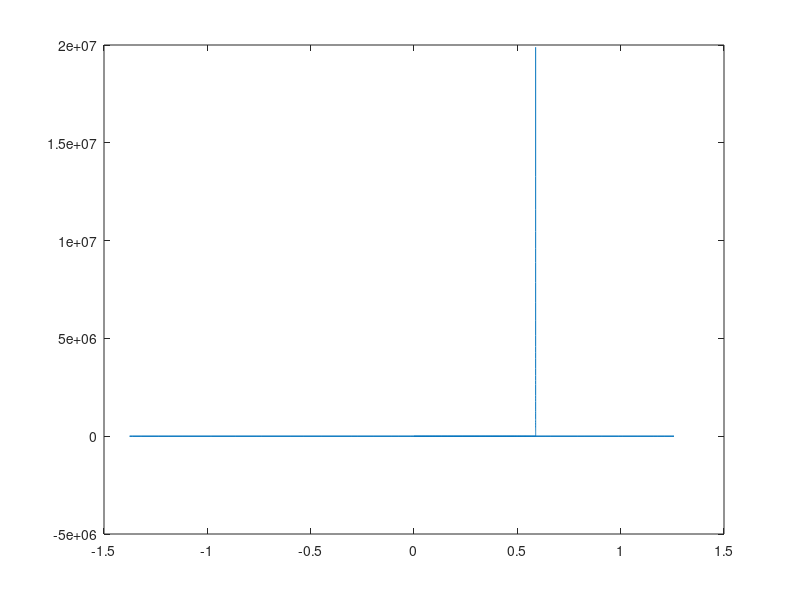
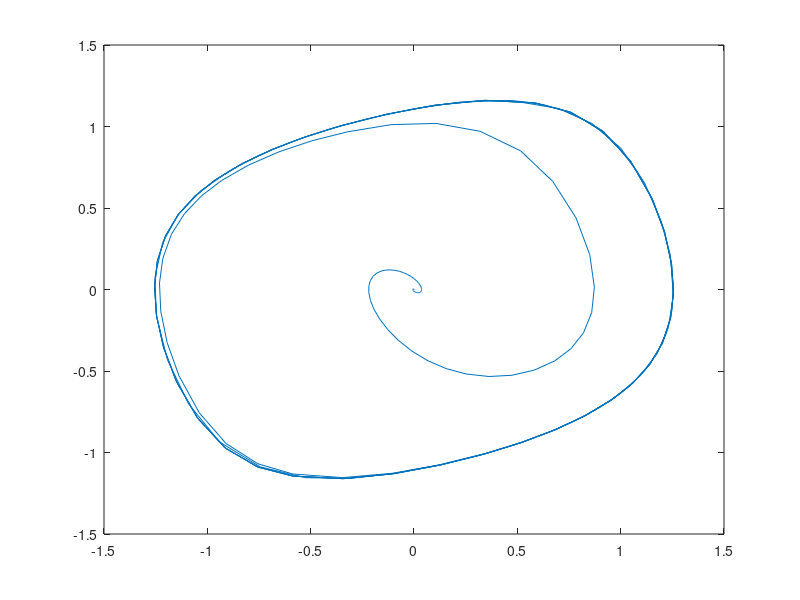

Source code (MATLAB) for these figures, in order:
infinity = 100000;
eps = 1e-3;
l = 1;
r = 1.2;
tt = 1;
cnt = 0;
tspan = [0 tt];
y0 = [0 1.10859128];
fun = @(t, X)([X(2); -X(1)-X(2)+X(2)^3]);
[t, Y] = ode45(fun, [0; 16], y0);
plot(Y(:, 1), Y(:, 2));
while (cnt < 10)
    m = (r+l)/2;
    if (r == m || l == m) %Stopping if reach machine precision
        break;
    end
    [t, Y] = ode45(fun, tspan, [0; m]);
    Ylen = numel(Y)/2;
    if norm(Y(Ylen, :)) > infinity
        r = m;
    elseif norm(Y(Ylen, :)) < eps
        l = m;
    else
        tt = tt*2;
        cnt = cnt + 1;
        tspan = [0 tt];
    end
    fprintf("%d %f %.55f\n", cnt, norm(Y(Ylen, :)), m);
end
[t, Y] = ode45(fun, tspan, [0; l]);

figure();
plot(Y(:, 1), Y(:, 2));